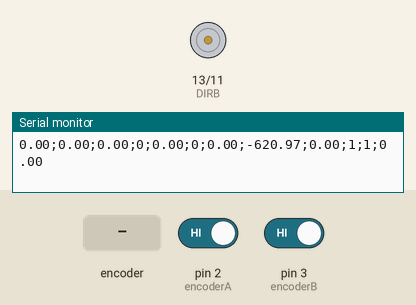
A sketch run on a simulated Arduino Uno, built with avr-gcc and run on an emulated ATmega328P. On the bench: direction and speed pins drawn as motors (green arrow = direction pin HIGH = forward, orange = LOW = backward, longer = more drive), the last lines printed to the serial monitor. The inputs (shaded band) are chosen by the test bench; at power-on: pin 2 (encoderA) HIGH, pin 3 (encoderB) HIGH.

Above: at 1.2 s.
1.3 s: rotary encoder on pin 2 (encoderA) / pin 3 (encoderB) turned 2 steps (second pin leading)
4.7 s: rotary encoder on pin 2 (encoderA) / pin 3 (encoderB) turned 3 steps (first pin leading)
At 6.2 s:
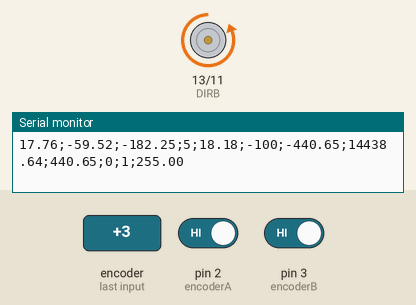
At 8.4 s:
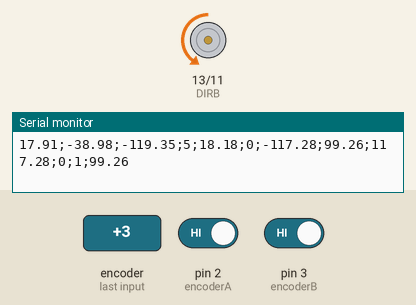
Timing chart, 0 to 16.5 s (numbered marks = the images above; inputs shaded):
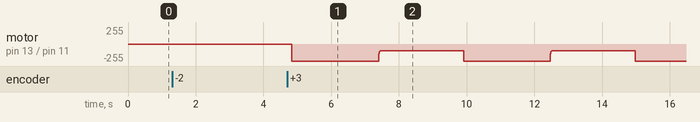

The sketch:

control_posicio.ino
```cpp
//#include <avr/io.h>
//#include <avr/interrupt.h>
int DIRB=13;
int ENB=11;//as before
int encoderA=2; //connected to Arduino?s ports 2 and 3
int encoderB=3; //connected to Arduino?s ports 2 and 3
volatile double count2pos = 3.63636363;//240/66  //360/(360*30);
volatile long count_pulses = 0;
volatile int dir = 1;
volatile int encA = 1;
volatile int encB = 1;
int count_loop=0;
double u=0;
double pwm=0;
const double K_poly[4]={0.0004087630826036687, -0.141361790772926, 17.097698790218242, -620.9671400241792};
int pos_d=0;

#define SIZE 3
int h=8; //Sampling rate
//double Nx[SIZE]={0,100,288.329060337114};
//double Nu=100.2802;
double Nx[SIZE]={1,0,0};
double Nu=0;
double K[SIZE]={2.892844676888288,  18.426678414296934,  -6.566448515378249};
//double K[SIZE]={146.2610011282936,   1.0877332456609,   0.7444195612642};

//Estat de l'observador
double estat[SIZE]={0, 0, 0};
//Per guardar la variable en aquest mateix instant, sino es modifica i no calcula be x2
double estat_bef[SIZE]={0, 0, 0};
double gam[SIZE]={
  0.000976146135944,
  0.209498836038743,
  0.674398104977198};
double phi[SIZE][SIZE]={
{1.000000000000000,   0.000940994645850,   0.002802396529054},
{                0,  -0.025032383058131,   0.282644568614630},
{                0,  -0.070573033383841,   0.789922297691954}};
double L[SIZE]={
  1.7648899146338,
  66.6855922348154,
  186.3163702254405};

int dirrec = 1;
void setup()
{
  pinMode(ENB,OUTPUT); //outputs
  pinMode(DIRB,OUTPUT);
  pinMode(encoderA,INPUT); //inputs
  pinMode(encoderA,INPUT_PULLUP);//Enable pull up resistor
  pinMode(encoderB,INPUT);
  pinMode(encoderB,INPUT_PULLUP);//Enable pull up resistor

  //digitalWrite(IN1,HIGH); digitalWrite(IN2,LOW);//setting motorA?s direction--
  //analogWrite(ENA,150);//start driving motorA
  digitalWrite(encoderA,HIGH);//start driving motorA
  digitalWrite(encoderB,HIGH);//start driving motorB

  attachInterrupt(digitalPinToInterrupt(encoderA),updateStadisticA,FALLING);
  //attachInterrupt(digitalPinToInterrupt(encoderB),updateStadisticB,FALLING);

  Serial.begin(115200); Serial.println("Starting data acquisition...");
  while(!Serial){};

  Serial.println("X1;X2;X3;pos;pos_d;u;pwm");

  count_pulses = 0;
  pos_d = 0;
  digitalWrite(DIRB,HIGH);
  dir = 1;
}

void loop() {
  Serial.print(estat[0]);
  Serial.print(";");
  Serial.print(estat[1]);
  Serial.print(";");
  Serial.print(estat[2]);
  Serial.print(";");

  if(count_loop==200){
    pos_d=0;
//    dirrec=-dirrec;
//
//    if(dirrec==1){
//      digitalWrite(DIRB,HIGH);
//    }else{
//      digitalWrite(DIRB,LOW);
//    }
  }else if (count_loop==400){
    pos_d=-100;
    count_loop=0;
//    dirrec=-dirrec;
//
//    if(dirrec==1){
//      digitalWrite(DIRB,HIGH);
//    }else{
//      digitalWrite(DIRB,LOW);
//    }
  }

  double pos = count2pos*count_pulses;

  u=K[0]*(Nx[0]*pos_d-estat[0]) + K[1]*(Nx[1]*pos_d-estat[1]) + K[2]*(Nx[2]*pos_d-estat[2]);
  u=u+Nu*pos_d;

  double u_orig = u;
//  if(u < 0){
//    u = -u;
//    digitalWrite(DIRB,LOW);
//  }else{
//    digitalWrite(DIRB,HIGH);
//  }
  if(u < 0){
    u = -u;
    dirrec=-1;
  }else{
    dirrec=1;
  }

  if(dirrec==1){
    digitalWrite(DIRB,HIGH);
  }else{
    digitalWrite(DIRB,LOW);
  }
  double pwm=K_poly[0]*u*u*u+K_poly[1]*u*u+K_poly[2]*u+K_poly[3];

  Serial.print(count_pulses);
  Serial.print(";");
  Serial.print(pos);
  Serial.print(";");
  Serial.print(pos_d);
  Serial.print(";");
  Serial.print(u_orig);
  Serial.print(";");
  Serial.print(pwm);

  //Rang de PWM
  if(pwm>255){
    pwm=255;
    if(u_orig < 0){
      u_orig = -179.08;
    }else{
      u_orig = 179.08;
    }
  }else if (pwm<0){
    pwm=0;
    u_orig = 0;
  }

  Serial.print(";");
  Serial.print(u);
  Serial.print(";");
  Serial.print(encA);
  Serial.print(";");
  Serial.print(encB);
  Serial.print(";");
  Serial.println(pwm);

  analogWrite(ENB,pwm);

  //Actualitzacio estats
  char i=0;
  while(i<SIZE){
    estat_bef[i]=estat[i];
    i++;
  }

  estat[0]=gam[0]*u_orig + L[0]*(pos-estat_bef[0]) + estat_bef[0]*phi[0][0] + estat_bef[1]*phi[0][1] + estat_bef[2]*phi[0][2];
  estat[1]=gam[1]*u_orig + L[1]*(pos-estat_bef[0]) + estat_bef[0]*phi[1][0] + estat_bef[1]*phi[1][1] + estat_bef[2]*phi[1][2];
  estat[2]=gam[2]*u_orig + L[2]*(pos-estat_bef[0]) + estat_bef[0]*phi[2][0] + estat_bef[1]*phi[2][1] + estat_bef[2]*phi[2][2];

  count_loop++;
  delay(h);
}

//360 pulses total/revolution i per tant 180 pulses per encoder/revolution
void updateStadisticA(){
  encA = digitalRead(encoderA);
  encB = digitalRead(encoderB);

  if(encA*encB == 0){
    dir = 1;
  }else{
    dir = -1;
  }

  count_pulses = count_pulses + dir;
}

void updateStadisticB(){
  encA = digitalRead(encoderA);
  encB = digitalRead(encoderB);

  if(encA*encB == 0){
    dir = -1;
  }else{
    dir = 1;
  }

  count_pulses = count_pulses + dir;
}
```

Measured:
- by itself, motor on pin 13 (DIRB) / pin 11 (ENB): ramps from backward 255/255 to backward 99/255 and jumps back, once every 5.1 s
